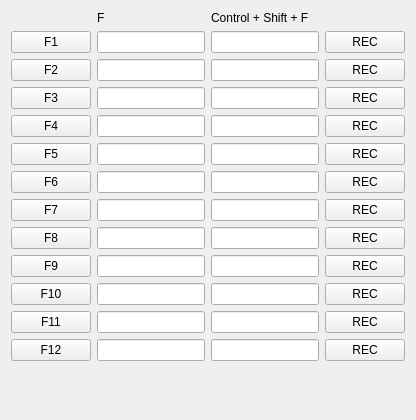
     <widget class="QWidget" name="sp_func_tab">
      <property name="sizePolicy">
       <sizepolicy hsizetype="Preferred" vsizetype="MinimumExpanding">
        <horstretch>0</horstretch>
        <verstretch>0</verstretch>
       </sizepolicy>
      </property>
      <property name="minimumSize">
       <size>
        <width>0</width>
        <height>420</height>
       </size>
      </property>
      <property name="maximumSize">
       <size>
        <width>16777215</width>
        <height>500</height>
       </size>
      </property>
      <attribute name="title">
       <string>Exc</string>
      </attribute>
      <attribute name="toolTip">
       <string>Exchange mode function keys</string>
      </attribute>
      <layout class="QVBoxLayout" name="verticalLayout_4">
       <item>
        <layout class="QGridLayout" name="gridLayout_4">
         <item row="7" column="1">
          <widget class="QLineEdit" name="exc_f7_edit">
           <property name="maximumSize">
            <size>
             <width>370</width>
             <height>30</height>
            </size>
           </property>
          </widget>
         </item>
         <item row="8" column="1">
          <widget class="QLineEdit" name="exc_f8_edit">
           <property name="maximumSize">
            <size>
             <width>370</width>
             <height>30</height>
            </size>
           </property>
          </widget>
         </item>
         <item row="2" column="1">
          <widget class="QLineEdit" name="exc_f2_edit">
           <property name="maximumSize">
            <size>
             <width>370</width>
             <height>30</height>
            </size>
           </property>
           <property name="toolTip">
            <string>Must be S&amp;P exchange for correct enter behavior</string>
           </property>
          </widget>
         </item>
         <item row="6" column="1">
          <widget class="QLineEdit" name="exc_f6_edit">
           <property name="maximumSize">
            <size>
             <width>370</width>
             <height>30</height>
            </size>
           </property>
          </widget>
         </item>
         <item row="10" column="1">
          <widget class="QLineEdit" name="exc_f10_edit">
           <property name="maximumSize">
            <size>
             <width>370</width>
             <height>30</height>
            </size>
           </property>
          </widget>
         </item>
         <item row="13" column="1">
          <spacer name="verticalSpacer_3">
           <property name="orientation">
            <enum>Qt::Vertical</enum>
           </property>
           <property name="sizeHint" stdset="0">
            <size>
             <width>20</width>
             <height>40</height>
            </size>
           </property>
          </spacer>
         </item>
         <item row="4" column="1">
          <widget class="QLineEdit" name="exc_f4_edit">
           <property name="maximumSize">
            <size>
             <width>370</width>
             <height>30</height>
            </size>
           </property>
          </widget>
         </item>
         <item row="12" column="1">
          <widget class="QLineEdit" name="exc_f12_edit">
           <property name="maximumSize">
            <size>
             <width>370</width>
             <height>30</height>
            </size>
           </property>
          </widget>
         </item>
         <item row="11" column="1">
          <widget class="QLineEdit" name="exc_f11_edit">
           <property name="maximumSize">
            <size>
             <width>370</width>
             <height>30</height>
            </size>
           </property>
          </widget>
         </item>
         <item row="5" column="1">
          <widget class="QLineEdit" name="exc_f5_edit">
           <property name="maximumSize">
            <size>
             <width>370</width>
             <height>30</height>
            </size>
           </property>
          </widget>
         </item>
         <item row="1" column="1">
          <widget class="QLineEdit" name="exc_f1_edit">
           <property name="maximumSize">
            <size>
             <width>370</width>
             <height>30</height>
            </size>
           </property>
           <property name="toolTip">
            <string>Must be callsign for correct enter behavior</string>
           </property>
          </widget>
         </item>
         <item row="9" column="1">
          <widget class="QLineEdit" name="exc_f9_edit">
           <property name="maximumSize">
            <size>
             <width>370</width>
             <height>30</height>
            </size>
           </property>
          </widget>
         </item>
         <item row="3" column="1">
          <widget class="QLineEdit" name="exc_f3_edit">
           <property name="maximumSize">
            <size>
             <width>370</width>
             <height>30</height>
            </size>
           </property>
          </widget>
         </item>
         <item row="5" column="2">
          <widget class="QLineEdit" name="exc_f5_rec_edit"/>
         </item>
         <item row="2" column="2">
          <widget class="QLineEdit" name="exc_f2_rec_edit"/>
         </item>
         <item row="11" column="2">
          <widget class="QLineEdit" name="exc_f11_rec_edit"/>
         </item>
         <item row="12" column="3">
          <widget class="QPushButton" name="recExcF12">
           <property name="focusPolicy">
            <enum>Qt::NoFocus</enum>
           </property>
           <property name="text">
            <string>REC</string>
           </property>
          </widget>
         </item>
         <item row="9" column="2">
          <widget class="QLineEdit" name="exc_f9_rec_edit"/>
         </item>
         <item row="3" column="2">
          <widget class="QLineEdit" name="exc_f3_rec_edit"/>
         </item>
         <item row="8" column="2">
          <widget class="QLineEdit" name="exc_f8_rec_edit"/>
         </item>
         <item row="4" column="2">
          <widget class="QLineEdit" name="exc_f4_rec_edit"/>
         </item>
         <item row="6" column="2">
          <widget class="QLineEdit" name="exc_f6_rec_edit"/>
         </item>
         <item row="1" column="2">
          <widget class="QLineEdit" name="exc_f1_rec_edit"/>
         </item>
         <item row="0" column="2">
          <widget class="QLabel" name="label_2">
           <property name="text">
            <string>Control + Shift + F</string>
           </property>
          </widget>
         </item>
         <item row="9" column="3">
          <widget class="QPushButton" name="recExcF9">
           <property name="focusPolicy">
            <enum>Qt::NoFocus</enum>
           </property>
           <property name="text">
            <string>REC</string>
           </property>
          </widget>
         </item>
         <item row="8" column="3">
          <widget class="QPushButton" name="recExcF8">
           <property name="focusPolicy">
            <enum>Qt::NoFocus</enum>
           </property>
           <property name="text">
            <string>REC</string>
           </property>
          </widget>
         </item>
         <item row="2" column="3">
          <widget class="QPushButton" name="recExcF2">
           <property name="focusPolicy">
            <enum>Qt::NoFocus</enum>
           </property>
           <property name="text">
            <string>REC</string>
           </property>
          </widget>
         </item>
         <item row="1" column="3">
          <widget class="QPushButton" name="recExcF1">
           <property name="focusPolicy">
            <enum>Qt::NoFocus</enum>
           </property>
           <property name="text">
            <string>REC</string>
           </property>
          </widget>
         </item>
         <item row="3" column="3">
          <widget class="QPushButton" name="recExcF3">
           <property name="focusPolicy">
            <enum>Qt::NoFocus</enum>
           </property>
           <property name="text">
            <string>REC</string>
           </property>
          </widget>
         </item>
         <item row="10" column="3">
          <widget class="QPushButton" name="recExcF10">
           <property name="focusPolicy">
            <enum>Qt::NoFocus</enum>
           </property>
           <property name="text">
            <string>REC</string>
           </property>
          </widget>
         </item>
         <item row="0" column="1">
          <widget class="QLabel" name="label">
           <property name="text">
            <string>F</string>
           </property>
          </widget>
         </item>
         <item row="7" column="3">
          <widget class="QPushButton" name="recExcF7">
           <property name="focusPolicy">
            <enum>Qt::NoFocus</enum>
           </property>
           <property name="text">
            <string>REC</string>
           </property>
          </widget>
         </item>
         <item row="12" column="2">
          <widget class="QLineEdit" name="exc_f12_rec_edit"/>
         </item>
         <item row="5" column="3">
          <widget class="QPushButton" name="recExcF5">
           <property name="focusPolicy">
            <enum>Qt::NoFocus</enum>
           </property>
           <property name="text">
            <string>REC</string>
           </property>
          </widget>
         </item>
         <item row="4" column="3">
          <widget class="QPushButton" name="recExcF4">
           <property name="focusPolicy">
            <enum>Qt::NoFocus</enum>
           </property>
           <property name="text">
            <string>REC</string>
           </property>
          </widget>
         </item>
         <item row="11" column="3">
          <widget class="QPushButton" name="recExcF11">
           <property name="focusPolicy">
            <enum>Qt::NoFocus</enum>
           </property>
           <property name="text">
            <string>REC</string>
           </property>
          </widget>
         </item>
         <item row="6" column="3">
          <widget class="QPushButton" name="recExcF6">
           <property name="focusPolicy">
            <enum>Qt::NoFocus</enum>
           </property>
           <property name="text">
            <string>REC</string>
           </property>
          </widget>
         </item>
         <item row="10" column="2">
          <widget class="QLineEdit" name="exc_f10_rec_edit"/>
         </item>
         <item row="7" column="2">
          <widget class="QLineEdit" name="exc_f7_rec_edit"/>
         </item>
         <item row="1" column="0">
          <widget class="QPushButton" name="playExcF1">
           <property name="focusPolicy">
            <enum>Qt::NoFocus</enum>
           </property>
           <property name="text">
            <string>F1</string>
           </property>
          </widget>
         </item>
         <item row="2" column="0">
          <widget class="QPushButton" name="playExcF2">
           <property name="focusPolicy">
            <enum>Qt::NoFocus</enum>
           </property>
           <property name="text">
            <string>F2</string>
           </property>
          </widget>
         </item>
         <item row="3" column="0">
          <widget class="QPushButton" name="playExcF3">
           <property name="focusPolicy">
            <enum>Qt::NoFocus</enum>
           </property>
           <property name="text">
            <string>F3</string>
           </property>
          </widget>
         </item>
         <item row="4" column="0">
          <widget class="QPushButton" name="playExcF4">
           <property name="focusPolicy">
            <enum>Qt::NoFocus</enum>
           </property>
           <property name="text">
            <string>F4</string>
           </property>
          </widget>
         </item>
         <item row="5" column="0">
          <widget class="QPushButton" name="playExcF5">
           <property name="focusPolicy">
            <enum>Qt::NoFocus</enum>
           </property>
           <property name="text">
            <string>F5</string>
           </property>
          </widget>
         </item>
         <item row="6" column="0">
          <widget class="QPushButton" name="playExcF6">
           <property name="focusPolicy">
            <enum>Qt::NoFocus</enum>
           </property>
           <property name="text">
            <string>F6</string>
           </property>
          </widget>
         </item>
         <item row="7" column="0">
          <widget class="QPushButton" name="playExcF7">
           <property name="focusPolicy">
            <enum>Qt::NoFocus</enum>
           </property>
           <property name="text">
            <string>F7</string>
           </property>
          </widget>
         </item>
         <item row="8" column="0">
          <widget class="QPushButton" name="playExcF8">
           <property name="focusPolicy">
            <enum>Qt::NoFocus</enum>
           </property>
           <property name="text">
            <string>F8</string>
           </property>
          </widget>
         </item>
         <item row="9" column="0">
          <widget class="QPushButton" name="playExcF9">
           <property name="focusPolicy">
            <enum>Qt::NoFocus</enum>
           </property>
           <property name="text">
            <string>F9</string>
           </property>
          </widget>
         </item>
         <item row="10" column="0">
          <widget class="QPushButton" name="playExcF10">
           <property name="focusPolicy">
            <enum>Qt::NoFocus</enum>
           </property>
           <property name="text">
            <string>F10</string>
           </property>
          </widget>
         </item>
         <item row="11" column="0">
          <widget class="QPushButton" name="playExcF11">
           <property name="focusPolicy">
            <enum>Qt::NoFocus</enum>
           </property>
           <property name="text">
            <string>F11</string>
           </property>
          </widget>
         </item>
         <item row="12" column="0">
          <widget class="QPushButton" name="playExcF12">
           <property name="focusPolicy">
            <enum>Qt::NoFocus</enum>
           </property>
           <property name="text">
            <string>F12</string>
           </property>
          </widget>
         </item>
        </layout>
       </item>
      </layout>
     </widget>
